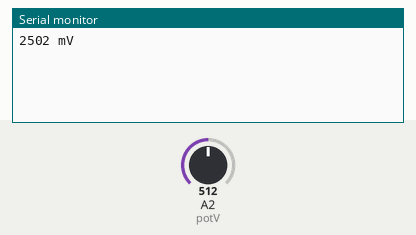
Recording of a sketch running on a simulated Arduino Uno, built with avr-gcc and run on an emulated ATmega328P. Parts: the last lines printed to the serial monitor. Inputs (shaded band) come from the test bench; at power-on: A2 (potV) = 512.

Above: at 1.2 s.
1.3 s: A2 (potV) set to 716
At 2.6 s:
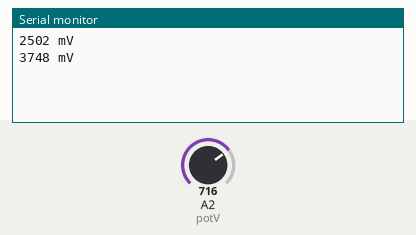
2.8 s: A2 (potV) set to 900
At 4.2 s:
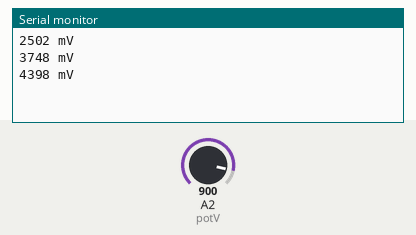
Timing chart, 0 to 5.8 s (numbered marks = the images above; inputs shaded):
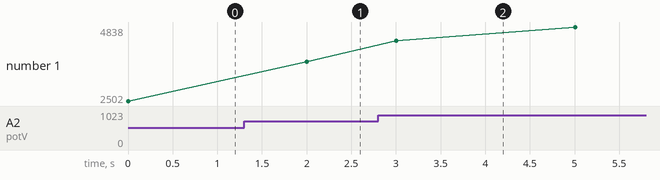

The sketch:

ex3-2-5.ino
```cpp
//========== ex3-2-5.ino ============
//========== Global Declaration ============
#define potV  A2		// V pot’s wiper connected to analog pin A2
int pot0=0,pot1=0,pot2=0;	// declare integer variables pot0, pot1, pot2
//========== Initialization ============
void setup()
{  Serial.begin(9600);		// open the serial port at 9600 bps
   pinMode(potV, INPUT); 	// configure analog pin A2 as an input
}
//========== Main Code ============
void loop()
{  for(int i=0;i<10;i++)	// read 10 times
   {  pot2 = analogRead(potV);	// read V pot’s voltage, range 0 to 1023
      pot1 += pot2;		// accumulate the voltages read
   }
   pot1 /=10;			// pot1 divided by 10, ignore units digit
   if (pot0!=pot1)		// if the value is changed (new),
   {  pot0=pot1;		// store the value in pot0
      pot1=map(pot1,0,1023,0,5000);// scale it for the voltmeter use, range 0 to 5000
      Serial.print(pot1);    // display the scaled value on Serial Monitor window
      Serial.println(" mV"); // display the “mV” string followed by a CR and an LF
      pot1=0;		    // reset pot1 to zero, for next measurement
   }
   delay(1000);		    // a delay of 1 second
}
```

Measured:
- after the input at 1.3 s, the serial monitor: prints a new line after 0.70 s (image 1)
- after the input at 2.8 s, the serial monitor: prints a new line after 0.21 s (image 2)
- plotted number 1: 2502 → 3748 after the input at 1.3 s, 3748 → 4398 after the input at 2.8 s
